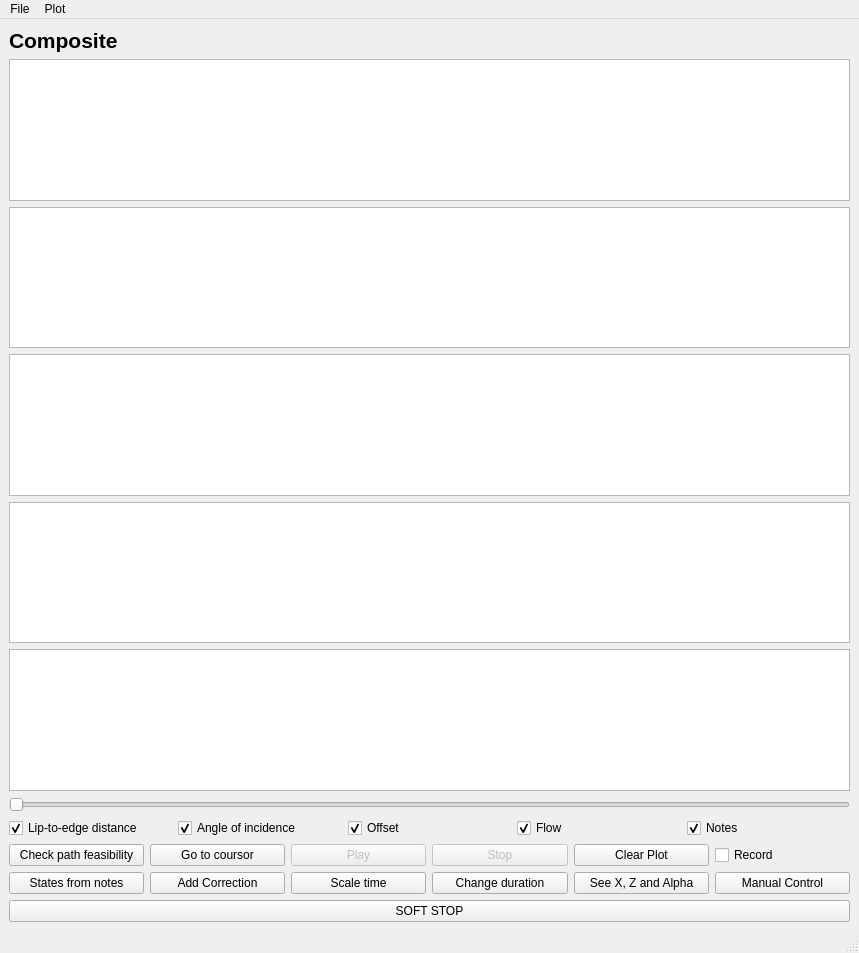
<?xml version="1.0" encoding="UTF-8"?>
<ui version="4.0">
 <class>MainWindow</class>
 <widget class="QMainWindow" name="MainWindow">
  <property name="geometry">
   <rect>
    <x>0</x>
    <y>0</y>
    <width>859</width>
    <height>953</height>
   </rect>
  </property>
  <property name="windowTitle">
   <string>MainWindow</string>
  </property>
  <widget class="QWidget" name="centralwidget">
   <layout class="QGridLayout" name="gridLayout_2">
    <item row="3" column="0">
     <layout class="QHBoxLayout" name="horizontalLayout">
      <item>
       <widget class="QCheckBox" name="checkBox">
        <property name="text">
         <string>Lip-to-edge distance</string>
        </property>
        <property name="checked">
         <bool>true</bool>
        </property>
       </widget>
      </item>
      <item>
       <widget class="QCheckBox" name="checkBox_2">
        <property name="text">
         <string>Angle of incidence</string>
        </property>
        <property name="checked">
         <bool>true</bool>
        </property>
       </widget>
      </item>
      <item>
       <widget class="QCheckBox" name="checkBox_3">
        <property name="text">
         <string>Offset</string>
        </property>
        <property name="checked">
         <bool>true</bool>
        </property>
       </widget>
      </item>
      <item>
       <widget class="QCheckBox" name="checkBox_4">
        <property name="text">
         <string>Flow</string>
        </property>
        <property name="checked">
         <bool>true</bool>
        </property>
       </widget>
      </item>
      <item>
       <widget class="QCheckBox" name="checkBox_5">
        <property name="text">
         <string>Notes</string>
        </property>
        <property name="checked">
         <bool>true</bool>
        </property>
       </widget>
      </item>
     </layout>
    </item>
    <item row="5" column="0">
     <layout class="QHBoxLayout" name="horizontalLayout_3">
      <item>
       <widget class="QPushButton" name="statesFromNotesButton">
        <property name="text">
         <string>States from notes</string>
        </property>
       </widget>
      </item>
      <item>
       <widget class="QPushButton" name="addCorrectionButton">
        <property name="text">
         <string>Add Correction</string>
        </property>
       </widget>
      </item>
      <item>
       <widget class="QPushButton" name="scaleTimeButton">
        <property name="text">
         <string>Scale time</string>
        </property>
       </widget>
      </item>
      <item>
       <widget class="QPushButton" name="changeDurationButton">
        <property name="text">
         <string>Change duration</string>
        </property>
       </widget>
      </item>
      <item>
       <widget class="QPushButton" name="seeMotorRefsButton">
        <property name="enabled">
         <bool>true</bool>
        </property>
        <property name="text">
         <string>See X, Z and Alpha</string>
        </property>
       </widget>
      </item>
      <item>
       <widget class="QPushButton" name="manualControlButton">
        <property name="text">
         <string>Manual Control</string>
        </property>
       </widget>
      </item>
     </layout>
    </item>
    <item row="2" column="0">
     <widget class="QSlider" name="horizontalSlider">
      <property name="orientation">
       <enum>Qt::Horizontal</enum>
      </property>
     </widget>
    </item>
    <item row="4" column="0">
     <layout class="QHBoxLayout" name="horizontalLayout_2">
      <item>
       <widget class="QPushButton" name="checkPathButton">
        <property name="text">
         <string>Check path feasibility</string>
        </property>
       </widget>
      </item>
      <item>
       <widget class="QPushButton" name="goToCoursorButton">
        <property name="enabled">
         <bool>true</bool>
        </property>
        <property name="text">
         <string>Go to coursor</string>
        </property>
       </widget>
      </item>
      <item>
       <widget class="QPushButton" name="playButton">
        <property name="enabled">
         <bool>false</bool>
        </property>
        <property name="text">
         <string>Play</string>
        </property>
        <property name="checkable">
         <bool>false</bool>
        </property>
        <property name="autoDefault">
         <bool>false</bool>
        </property>
        <property name="default">
         <bool>false</bool>
        </property>
        <property name="flat">
         <bool>false</bool>
        </property>
       </widget>
      </item>
      <item>
       <widget class="QPushButton" name="stopButton">
        <property name="enabled">
         <bool>false</bool>
        </property>
        <property name="text">
         <string>Stop</string>
        </property>
       </widget>
      </item>
      <item>
       <widget class="QPushButton" name="clearPlotButton">
        <property name="text">
         <string>Clear Plot</string>
        </property>
       </widget>
      </item>
      <item>
       <widget class="QCheckBox" name="recordCheckBox">
        <property name="text">
         <string>Record</string>
        </property>
       </widget>
      </item>
     </layout>
    </item>
    <item row="0" column="0">
     <widget class="QLabel" name="label">
      <property name="font">
       <font>
        <pointsize>16</pointsize>
        <bold>true</bold>
       </font>
      </property>
      <property name="text">
       <string>Composite</string>
      </property>
     </widget>
    </item>
    <item row="1" column="0">
     <layout class="QVBoxLayout" name="verticalLayout">
      <property name="sizeConstraint">
       <enum>QLayout::SetMaximumSize</enum>
      </property>
      <item>
       <widget class="PlotWidget" name="graphicsView"/>
      </item>
      <item>
       <widget class="PlotWidget" name="graphicsView_2"/>
      </item>
      <item>
       <widget class="PlotWidget" name="graphicsView_3"/>
      </item>
      <item>
       <widget class="PlotWidget" name="graphicsView_4"/>
      </item>
      <item>
       <widget class="PlotWidget" name="graphicsView_5"/>
      </item>
     </layout>
    </item>
    <item row="7" column="0" rowspan="2">
     <layout class="QGridLayout" name="gridLayout">
      <item row="0" column="0" rowspan="2">
       <widget class="QPushButton" name="softStopButton">
        <property name="sizePolicy">
         <sizepolicy hsizetype="Minimum" vsizetype="Minimum">
          <horstretch>0</horstretch>
          <verstretch>0</verstretch>
         </sizepolicy>
        </property>
        <property name="text">
         <string>SOFT STOP</string>
        </property>
       </widget>
      </item>
     </layout>
    </item>
   </layout>
  </widget>
  <widget class="QMenuBar" name="menubar">
   <property name="geometry">
    <rect>
     <x>0</x>
     <y>0</y>
     <width>859</width>
     <height>26</height>
    </rect>
   </property>
   <widget class="QMenu" name="menuFile">
    <property name="title">
     <string>File</string>
    </property>
    <widget class="QMenu" name="menuOpen_recent">
     <property name="title">
      <string>Open recent</string>
     </property>
    </widget>
    <addaction name="actionNew"/>
    <addaction name="actionOpen"/>
    <addaction name="menuOpen_recent"/>
    <addaction name="separator"/>
    <addaction name="actionSave"/>
    <addaction name="actionSave_as"/>
    <addaction name="separator"/>
    <addaction name="actionSettings"/>
   </widget>
   <widget class="QMenu" name="menuPlot">
    <property name="title">
     <string>Plot</string>
    </property>
    <addaction name="actionLip_to_edge_distance"/>
    <addaction name="actionIncident_angle"/>
    <addaction name="actionOffset"/>
    <addaction name="actionPosition"/>
    <addaction name="actionMouth_Pressure"/>
    <addaction name="actionMass_Flow_Rate"/>
    <addaction name="actionVolume_Flow_Rate"/>
    <addaction name="actionAir_Temperature"/>
    <addaction name="actionSound_Frequency"/>
    <addaction name="actionX"/>
    <addaction name="actionZ"/>
    <addaction name="actionAlpha"/>
   </widget>
   <addaction name="menuFile"/>
   <addaction name="menuPlot"/>
  </widget>
  <widget class="QStatusBar" name="statusbar"/>
  <action name="actionNew">
   <property name="text">
    <string>New</string>
   </property>
  </action>
  <action name="actionOpen">
   <property name="text">
    <string>Open</string>
   </property>
  </action>
  <action name="actionSave">
   <property name="text">
    <string>Save</string>
   </property>
   <property name="shortcut">
    <string>Ctrl+S</string>
   </property>
  </action>
  <action name="actionSave_as">
   <property name="text">
    <string>Save as...</string>
   </property>
  </action>
  <action name="actionSettings">
   <property name="text">
    <string>Settings</string>
   </property>
  </action>
  <action name="actiondd">
   <property name="text">
    <string>dd</string>
   </property>
  </action>
  <action name="actionLip_to_edge_distance">
   <property name="text">
    <string>Lip-to-edge distance</string>
   </property>
  </action>
  <action name="actionIncident_angle">
   <property name="text">
    <string>Incident angle</string>
   </property>
  </action>
  <action name="actionOffset">
   <property name="text">
    <string>Offset</string>
   </property>
  </action>
  <action name="actionPosition">
   <property name="text">
    <string>Position</string>
   </property>
  </action>
  <action name="actionMouth_Pressure">
   <property name="text">
    <string>Mouth Pressure</string>
   </property>
  </action>
  <action name="actionMass_Flow_Rate">
   <property name="text">
    <string>Mass Flow Rate</string>
   </property>
  </action>
  <action name="actionVolume_Flow_Rate">
   <property name="text">
    <string>Volume Flow Rate</string>
   </property>
  </action>
  <action name="actionAir_Temperature">
   <property name="text">
    <string>Air Temperature</string>
   </property>
  </action>
  <action name="actionSound_Frequency">
   <property name="text">
    <string>Sound Frequency</string>
   </property>
  </action>
  <action name="actionX">
   <property name="text">
    <string>X</string>
   </property>
  </action>
  <action name="actionZ">
   <property name="text">
    <string>Z</string>
   </property>
  </action>
  <action name="actionAlpha">
   <property name="text">
    <string>Alpha</string>
   </property>
  </action>
 </widget>
 <customwidgets>
  <customwidget>
   <class>PlotWidget</class>
   <extends>QGraphicsView</extends>
   <header>pyqtgraph</header>
  </customwidget>
 </customwidgets>
 <resources/>
 <connections/>
</ui>
